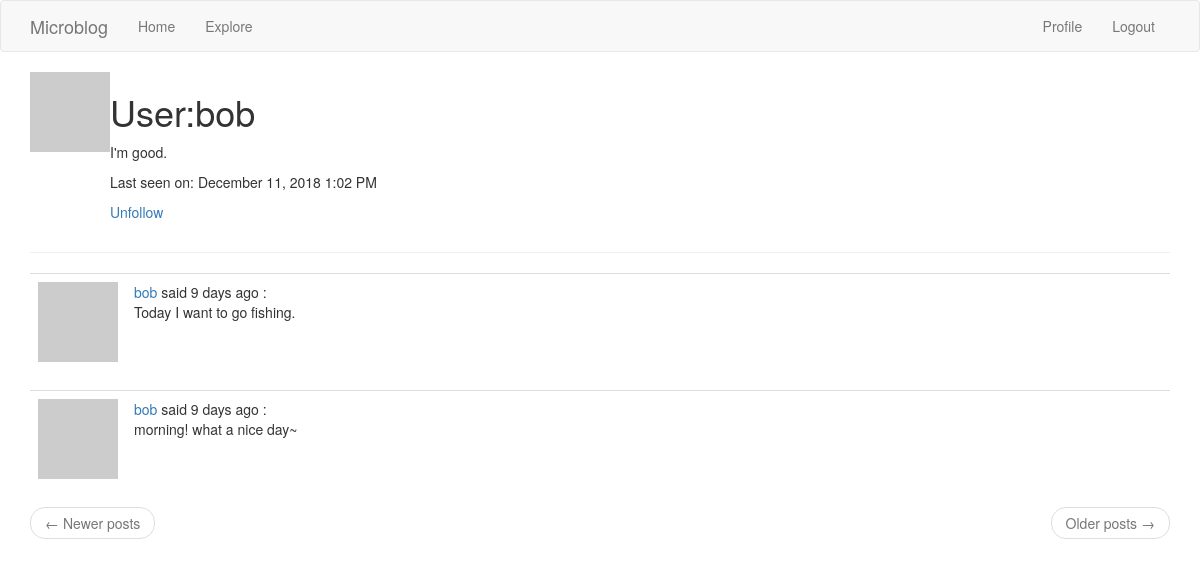
The page /user/bob (signed in) on the database as committed earlier.
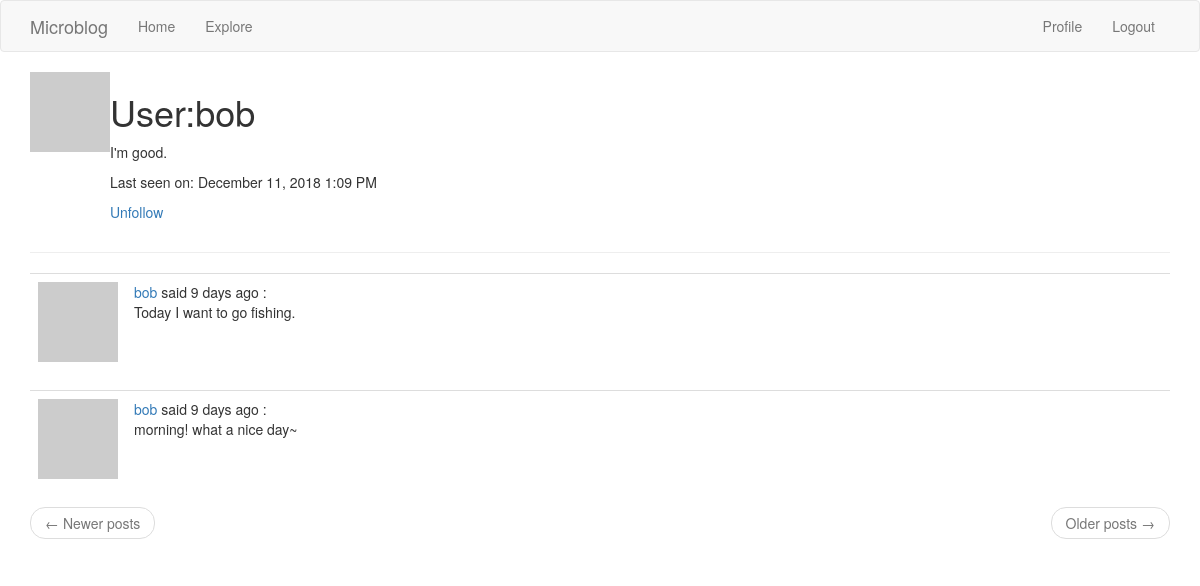
The same page on the database as committed later.
### app/models.py (models this page shows, shortened)
class PaginatedAPIMixin(object):
    @staticmethod
    def to_collection_dict(query, page, per_page, endpoint, **kwargs):
        resources = query.paginate(page, per_page, False)
        data = {
            'items': [item.to_dict() for item in resources.items],
            '_meta':{
                'page': page,
                'per_page': per_page,
                'total_pages': resources.pages,
                'total_items': resources.total
            },
            '_link': {
                'self': url_for(endpoint, page=page, per_page=per_page,
                                **kwargs),
                'next': url_for(endpoint, page=page + 1, per_page=per_page,
                                **kwargs) if resources.has_next else None,
                'prev': url_for(endpoint, page=page - 1, per_page=per_page,
                                **kwargs) if resources.has_prev else None
            }
        }
        return data

class User(PaginatedAPIMixin, UserMixin, db.Model):
    id = db.Column(db.Integer, primary_key=True)
    username = db.Column(db.String(64), index=True, unique=True)
    email = db.Column(db.String(120), index=True, unique=True)
    password_hash = db.Column(db.String(128))
    posts = db.relationship('Post', backref='author', lazy='dynamic')
    about_me = db.Column(db.String(140))
    last_seen = db.Column(db.DateTime, default=datetime.utcnow)
    followed = db.relationship(
        'User', secondary=followers,
        primaryjoin=(followers.c.follower_id == id),
        secondaryjoin=(followers.c.followed_id == id),
        backref=db.backref('followers', lazy='dynamic'), lazy='dynamic')
    def avatar(self, size):
        digest = md5(self.email.lower().encode('utf-8')).hexdigest()
        return 'https://www.gravatar.com/avatar/{}?d=identicon&s={}'.format(digest, size)
    def is_following(self, user):
        return self.followed.filter(
            followers.c.followed_id == user.id
        ).count() > 0

class Post(db.Model):
    __searchable__ = ['body']
    id = db.Column(db.Integer, primary_key=True)
    body = db.Column(db.String(150))
    timestamp = db.Column(db.DateTime, index=True, default=datetime.utcnow)
    user_id = db.Column(db.Integer, db.ForeignKey('user.id'))
    language = db.Column(db.String(5))

### app/main/routes.py (the view)
@bp.route('/user/<username>')
@login_required
def user(username):
    user = User.query.filter_by(username=username).first_or_404()
    page = request.args.get('page', 1, type=int)
    posts = user.posts.order_by(Post.timestamp.desc()).paginate(
        page, current_app.config['POSTS_PER_PAGE'], False)
    next_url = url_for('main.user', username=user.username, page=posts.next_num) \
        if posts.has_next else None
    prev_url = url_for('main.user', username=user.username, page=posts.prev_num) \
        if posts.has_prev else None
    return render_template('user.html', user=user, posts=posts.items,
                           next_url=next_url, prev_url=prev_url)

### app/main/routes.py (called while the page is built)
@bp.before_request
def before_request():
    if current_user.is_authenticated:
        current_user.last_seen = datetime.utcnow()
        db.session.add(current_user) # which is not necessary cause current user is already there
        db.session.commit()
    g.locale = str(get_locale())

### app/models.py (called while the page is built)
@login.user_loader
def load_user(id):
    return User.query.get(int(id))

    @classmethod
    def before_commit(cls, session):
        session._changes = {
            'add': list(session.new),
            'update': list(session.dirty),
            'delete': list(session.deleted)
        }

    @classmethod
    def after_commit(cls, session):
        for obj in session._changes['add']:
            if isinstance(obj, SearchableMixin):
                add_to_index(obj.__tablename__, obj)
        for obj in session._changes['update']:
            if isinstance(obj, SearchableMixin):
                add_to_index(obj.__tablename__, obj)
        for obj in session._changes['delete']:
            if isinstance(obj, SearchableMixin):
                remove_from_index(obj.__tablename__, obj)
        session._changes = None

### app/templates/user.html
{% extends "base.html" %}
{% block app_content %}
    <table>
        <tr valign="top">
            <td><img src="{{ user.avatar(128) }}"></td>
            <td>
                <h1>User:{{ user.username }}</h1>
                {% if user.about_me %}
                    <p>{{ user.about_me }}</p>
                {% endif %}
                {% if user.last_seen %}
                    <p>Last seen on: {{ moment(user.last_seen).format('LLL') }}</p>
                {% endif %}
                {% if user == current_user %}
                    <p><a href="{{ url_for('main.edit_profile') }}">Edit your profile</a></p>
                {% elif not current_user.is_following(user) %}
                    <p><a href="{{ url_for('main.follow', username=user.username) }}">Follow</a></p>
                {% else %}
                    <p><a href="{{ url_for('main.unfollow', username=user.username) }}">Unfollow</a></p>
                {% endif %}
            </td>
        </tr>
    </table>
    <hr>
    {% for post in posts %}
       {% include '_post.html' %}
    {% endfor %}
    <nav aria-label="...">
        <ul class="pager">
            <li class="previous{% if not prev_url %} disabled{% endif %}">
                <a href="{{ prev_url or '#' }}">
                    <span aria-hidden="true">&larr;</span> Newer posts
                </a>
            </li>
            <li class="next{% if not next_url %} disabled{% endif %}">
                <a href="{{ next_url or '#' }}">
                    Older posts <span aria-hidden="true">&rarr;</span>
                </a>
            </li>
        </ul>
    </nav>
{% endblock %}

### app/templates/base.html (shortened to what this page needs)
{% extends 'bootstrap/base.html' %}
{% block navbar %}
    <nav class="navbar navbar-default">
        <div class="container">
            <div class="navbar-header">
                <a class="navbar-brand" href="{{ url_for('main.welcome') }}">Microblog</a>
            </div>
            <div class="collapse navbar-collapse" id="bs-example-navbar-collapse-1">
                <ul class="nav navbar-nav">
                    <li><a href="{{ url_for('main.welcome') }}">Home</a></li>
                    <li><a href="{{ url_for('main.explore') }}">Explore</a></li>
                </ul>
                <ul class="nav navbar-nav navbar-right">
                    {% if current_user.is_anonymous %}
                    <li><a href="{{ url_for('auth.login') }}">Login</a></li>
                    {% else %}
                    <li><a href="{{ url_for('main.user', username=current_user.username) }}">Profile</a></li>
                    <li><a href="{{ url_for('auth.logout') }}">Logout</a></li>
                    {% endif %}
                </ul>
            </div>
        </div>
    </nav>
{% endblock %}
{% block content %}
        <div class="container">
        {% block app_content %}{% endblock %}
    </div>
{% endblock %}

### app/templates/_post.html (shortened to what this page needs)
    <table class="table table-hover">
        <tr valign="top">
            <td width="70px"><img src="{{ post.author.avatar(70) }}"></td>
            <td>
                {{ _('%(username)s said %(when)s',
                username=user_link, when=moment(post.timestamp).fromNow()) }} :
                <br>{{ post.body }}
            </td>
        </tr>
    </table>

Rows that differ between the two databases and show on the page:
changed User "bob": last_seen "December 11, 2018 1:02 PM" → "December 11, 2018 1:09 PM"
